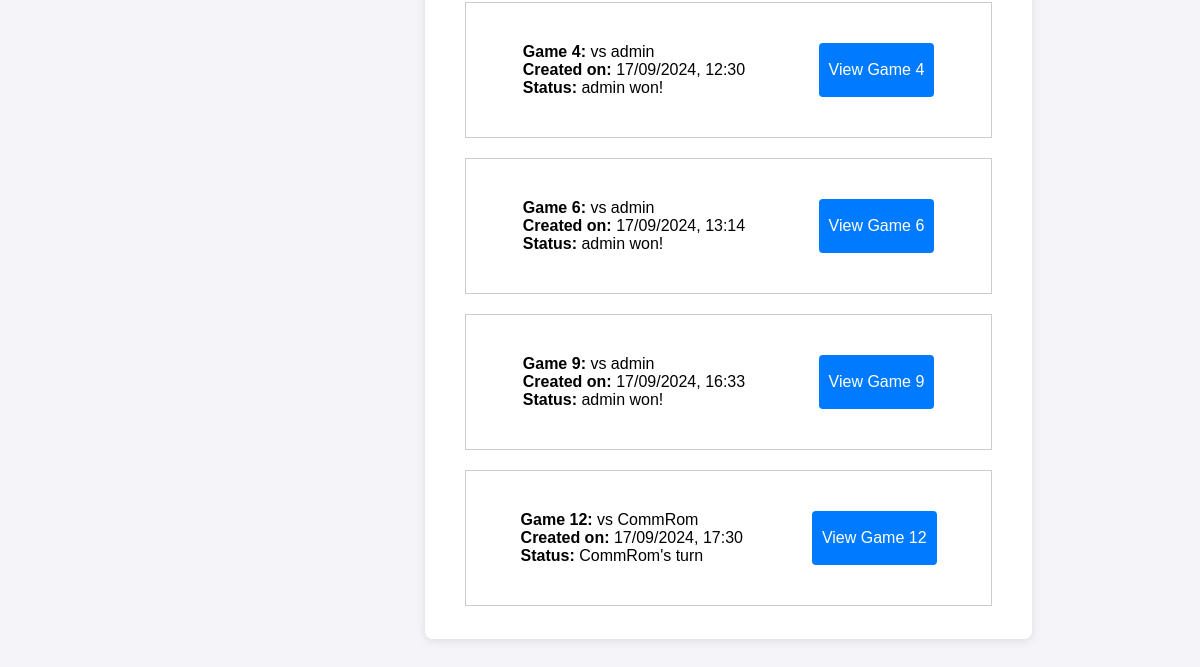
Page /games/ (signed in, lower part) on the earlier database version.
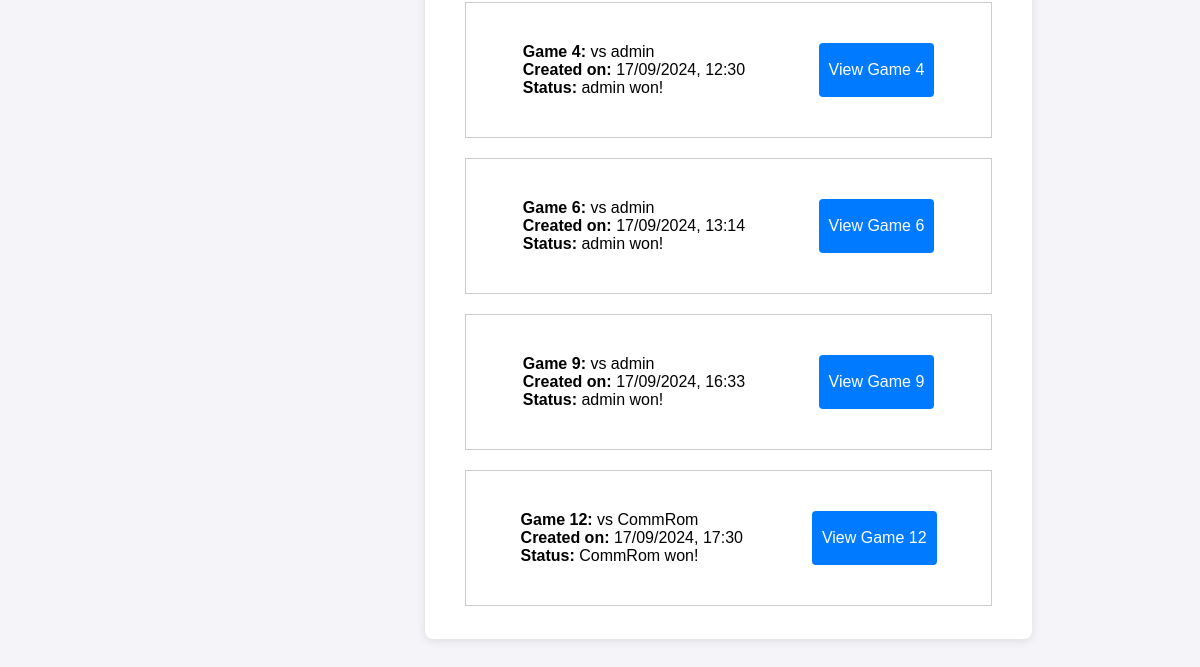
Same page on the later database version.
### application/models.py (models this page shows, shortened)
class Game(models.Model):
    player_1 = models.ForeignKey('auth.User', related_name='games_as_player1', on_delete=models.CASCADE)
    player_2 = models.ForeignKey('auth.User', related_name='games_as_player2', on_delete=models.CASCADE)
    player_1_board = models.ForeignKey(Board, related_name='games_as_player1_board', on_delete=models.CASCADE,default=1)
    player_2_board = models.ForeignKey(Board, related_name='games_as_player2_board', on_delete=models.CASCADE,default=1)
    current_turn = models.ForeignKey('auth.User', related_name='current_turn_games', on_delete=models.CASCADE)
    winner = models.ForeignKey('auth.User', related_name='winner', on_delete=models.CASCADE, null=True, blank=True)
    created_at = models.DateTimeField(auto_now_add=True)
    updated_at = models.DateTimeField(auto_now=True)

### application/views.py (the view)
# urls.py: path('games/', views.games_view, name='games_list'),
@login_required
def games_view(request):
    user = request.user
    games_as_player_1 = Game.objects.filter(player_1=user)
    games_as_player_2 = Game.objects.filter(player_2=user)
    games = games_as_player_1 | games_as_player_2
    return render(request, 'games_list.html', {'games': games})

### application/templates/games_list.html (shortened to what this page needs)
{% load static %}
<!DOCTYPE html>
<html lang="en">
<head>
    <link rel="stylesheet" href="{% static 'application/styles.css' %}">
</head>
<body>
    <div class="container">
    <div class="board-list">
        {% for game in games %}
            <div class="game-boards game-board">
                <div style="margin:20px;">
                    <b>Game {{ game.id }}:</b>
                    vs
                    {% if game.player_1 == user %}
                        {{ game.player_2.username }}
                    {% else %}
                        {{ game.player_1.username }}
                    {% endif %}
                    <br>
                    <b>Created on:</b> {{ game.created_at|date:"d/m/Y, H:i" }}
                    <br>
                    <b>Status: </b>
                    {% if game.winner %}
                        {{game.winner}} won!
                    {% elif game.current_turn == user %}
                        Your turn
                    {% else %}
                        {{ game.current_turn.username }}'s turn
                    {% endif %}
                    <br>
                </div>
                <button type="button" style="margin:20px;"onclick="window.location.href='{% url 'game_view' game_id=game.id %}'">View Game {{ game.id }} </button>
            </div>
        {% empty %}
            <p>You have not participated in any games yet.</p>
        {% endfor %}
    </div>
</div>
</body>
</html>

Differences in the rows shown:
changed Game "CommRom": winner (not shown) → "CommRom"; current_turn.username "CommRom" → (not shown); winner_id "'s turn" → "won!"
